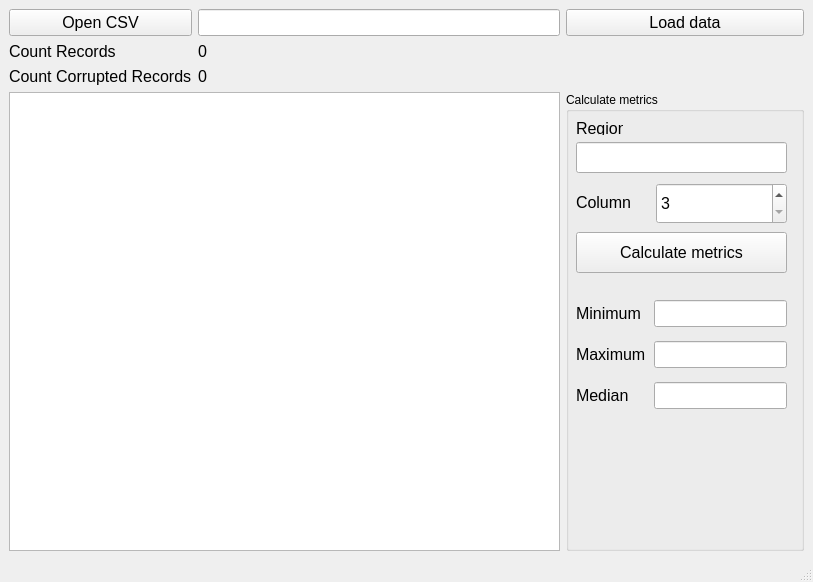
<?xml version="1.0" encoding="UTF-8"?>
<ui version="4.0">
 <class>MainWindow</class>
 <widget class="QMainWindow" name="MainWindow">
  <property name="geometry">
   <rect>
    <x>0</x>
    <y>0</y>
    <width>813</width>
    <height>582</height>
   </rect>
  </property>
  <property name="minimumSize">
   <size>
    <width>806</width>
    <height>576</height>
   </size>
  </property>
  <property name="windowTitle">
   <string>MainWindow</string>
  </property>
  <widget class="QWidget" name="centralwidget">
   <layout class="QGridLayout" name="gridLayout">
    <item row="0" column="0">
     <widget class="QPushButton" name="openFileDialog">
      <property name="minimumSize">
       <size>
        <width>120</width>
        <height>0</height>
       </size>
      </property>
      <property name="styleSheet">
       <string notr="true">font-size: 16px</string>
      </property>
      <property name="text">
       <string>Open CSV</string>
      </property>
     </widget>
    </item>
    <item row="3" column="2">
     <layout class="QVBoxLayout" name="verticalLayout">
      <item>
       <widget class="QGroupBox" name="groupBox">
        <property name="minimumSize">
         <size>
          <width>238</width>
          <height>0</height>
         </size>
        </property>
        <property name="title">
         <string>Calculate metrics</string>
        </property>
        <widget class="QPushButton" name="calculateMetrics">
         <property name="geometry">
          <rect>
           <x>10</x>
           <y>140</y>
           <width>211</width>
           <height>41</height>
          </rect>
         </property>
         <property name="styleSheet">
          <string notr="true">font-size: 16px</string>
         </property>
         <property name="text">
          <string>Calculate metrics</string>
         </property>
        </widget>
        <widget class="QLineEdit" name="regionLine">
         <property name="geometry">
          <rect>
           <x>10</x>
           <y>50</y>
           <width>211</width>
           <height>31</height>
          </rect>
         </property>
         <property name="styleSheet">
          <string notr="true">font-size: 16px</string>
         </property>
        </widget>
        <widget class="QLabel" name="regionLabel">
         <property name="geometry">
          <rect>
           <x>10</x>
           <y>30</y>
           <width>47</width>
           <height>13</height>
          </rect>
         </property>
         <property name="styleSheet">
          <string notr="true">font-size: 16px</string>
         </property>
         <property name="text">
          <string>Region</string>
         </property>
        </widget>
        <widget class="QSpinBox" name="spinBoxColumn">
         <property name="geometry">
          <rect>
           <x>90</x>
           <y>91</y>
           <width>131</width>
           <height>41</height>
          </rect>
         </property>
         <property name="styleSheet">
          <string notr="true">font-size: 16px</string>
         </property>
         <property name="minimum">
          <number>3</number>
         </property>
         <property name="maximum">
          <number>7</number>
         </property>
        </widget>
        <widget class="QLabel" name="columnLabel">
         <property name="geometry">
          <rect>
           <x>10</x>
           <y>100</y>
           <width>61</width>
           <height>21</height>
          </rect>
         </property>
         <property name="styleSheet">
          <string notr="true">font-size: 16px</string>
         </property>
         <property name="text">
          <string>Column</string>
         </property>
        </widget>
        <widget class="QWidget" name="gridLayoutWidget">
         <property name="geometry">
          <rect>
           <x>10</x>
           <y>200</y>
           <width>211</width>
           <height>128</height>
          </rect>
         </property>
         <layout class="QGridLayout" name="result">
          <item row="2" column="0">
           <widget class="QLabel" name="medianLabel">
            <property name="styleSheet">
             <string notr="true">font-size: 16px</string>
            </property>
            <property name="text">
             <string>Median</string>
            </property>
           </widget>
          </item>
          <item row="1" column="1">
           <widget class="QLineEdit" name="maximumValueLabel">
            <property name="styleSheet">
             <string notr="true">font-size: 16px</string>
            </property>
            <property name="readOnly">
             <bool>true</bool>
            </property>
           </widget>
          </item>
          <item row="0" column="0">
           <widget class="QLabel" name="minimumLabel">
            <property name="minimumSize">
             <size>
              <width>72</width>
              <height>0</height>
             </size>
            </property>
            <property name="styleSheet">
             <string notr="true">font-size: 16px</string>
            </property>
            <property name="text">
             <string>Minimum</string>
            </property>
           </widget>
          </item>
          <item row="1" column="0">
           <widget class="QLabel" name="maximumLabel">
            <property name="styleSheet">
             <string notr="true">font-size: 16px</string>
            </property>
            <property name="text">
             <string>Maximum</string>
            </property>
           </widget>
          </item>
          <item row="0" column="1">
           <widget class="QLineEdit" name="minimumValueLabel">
            <property name="styleSheet">
             <string notr="true">font-size: 16px</string>
            </property>
            <property name="readOnly">
             <bool>true</bool>
            </property>
           </widget>
          </item>
          <item row="2" column="1">
           <widget class="QLineEdit" name="medianValueLabel">
            <property name="styleSheet">
             <string notr="true">font-size: 16px</string>
            </property>
            <property name="readOnly">
             <bool>true</bool>
            </property>
           </widget>
          </item>
         </layout>
        </widget>
       </widget>
      </item>
     </layout>
    </item>
    <item row="2" column="0">
     <widget class="QLabel" name="countCorruptedRecords">
      <property name="styleSheet">
       <string notr="true">font-size: 16px</string>
      </property>
      <property name="text">
       <string>Count Corrupted Records</string>
      </property>
     </widget>
    </item>
    <item row="1" column="1" colspan="2">
     <widget class="QLabel" name="countRecordsValue">
      <property name="styleSheet">
       <string notr="true">font-size: 16px</string>
      </property>
      <property name="text">
       <string>0</string>
      </property>
     </widget>
    </item>
    <item row="2" column="1" colspan="2">
     <widget class="QLabel" name="countCorruptedRecordsValue">
      <property name="styleSheet">
       <string notr="true">font-size: 16px</string>
      </property>
      <property name="text">
       <string>0</string>
      </property>
     </widget>
    </item>
    <item row="0" column="1">
     <widget class="QLineEdit" name="filename">
      <property name="styleSheet">
       <string notr="true">font-size: 16px</string>
      </property>
     </widget>
    </item>
    <item row="3" column="0" colspan="2">
     <widget class="QTableView" name="tableView">
      <property name="styleSheet">
       <string notr="true">font-size: 16px</string>
      </property>
     </widget>
    </item>
    <item row="0" column="2">
     <widget class="QPushButton" name="loadData">
      <property name="minimumSize">
       <size>
        <width>120</width>
        <height>0</height>
       </size>
      </property>
      <property name="styleSheet">
       <string notr="true">font-size: 16px</string>
      </property>
      <property name="text">
       <string>Load data</string>
      </property>
     </widget>
    </item>
    <item row="1" column="0">
     <widget class="QLabel" name="countRecords">
      <property name="styleSheet">
       <string notr="true">font-size: 16px</string>
      </property>
      <property name="text">
       <string>Count Records</string>
      </property>
     </widget>
    </item>
   </layout>
  </widget>
  <widget class="QMenuBar" name="menubar">
   <property name="geometry">
    <rect>
     <x>0</x>
     <y>0</y>
     <width>813</width>
     <height>22</height>
    </rect>
   </property>
  </widget>
  <widget class="QStatusBar" name="statusbar"/>
  <action name="openFile">
   <property name="text">
    <string>Открыть</string>
   </property>
  </action>
 </widget>
 <resources/>
 <connections/>
</ui>
